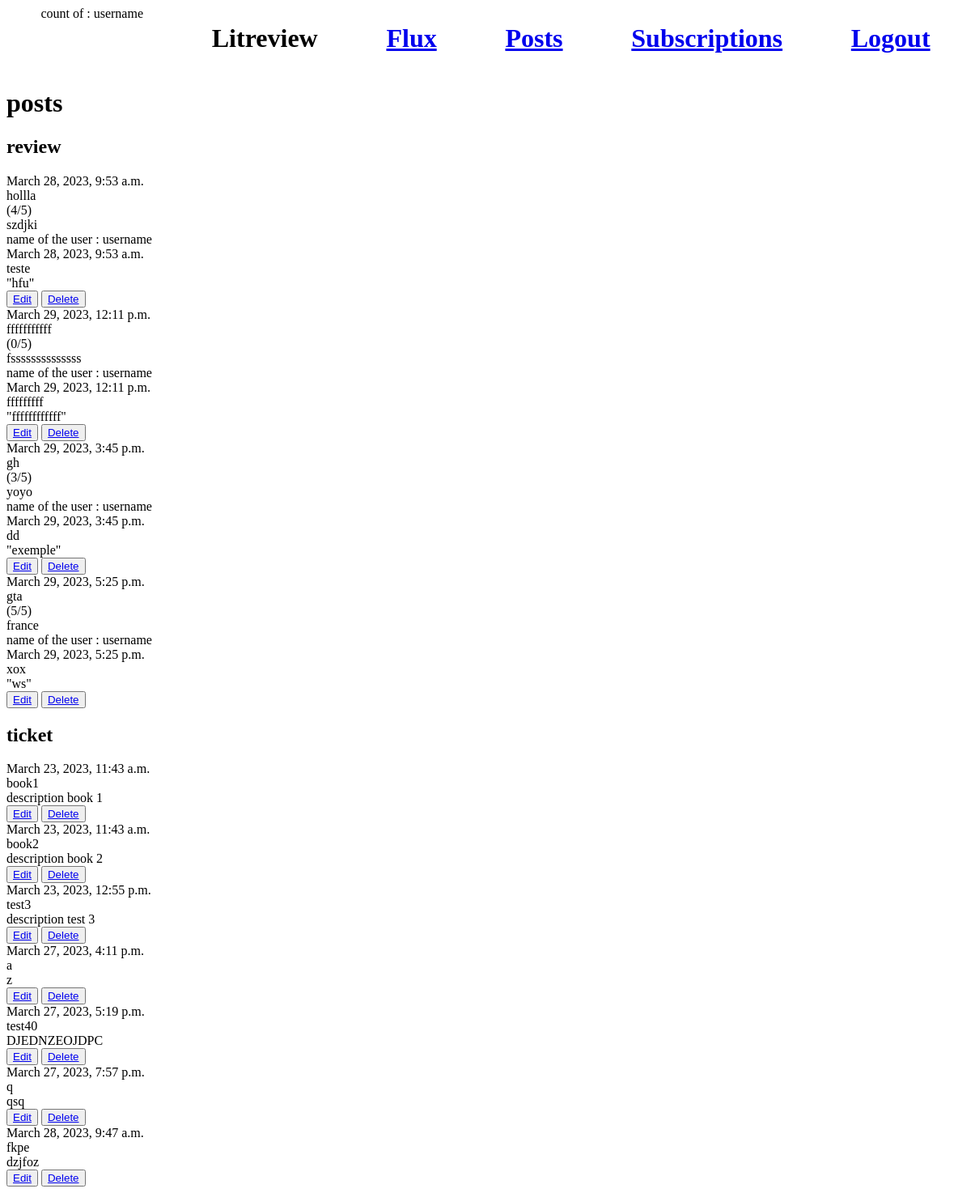
The page /dashboard/posts (signed in) on the database as committed earlier.
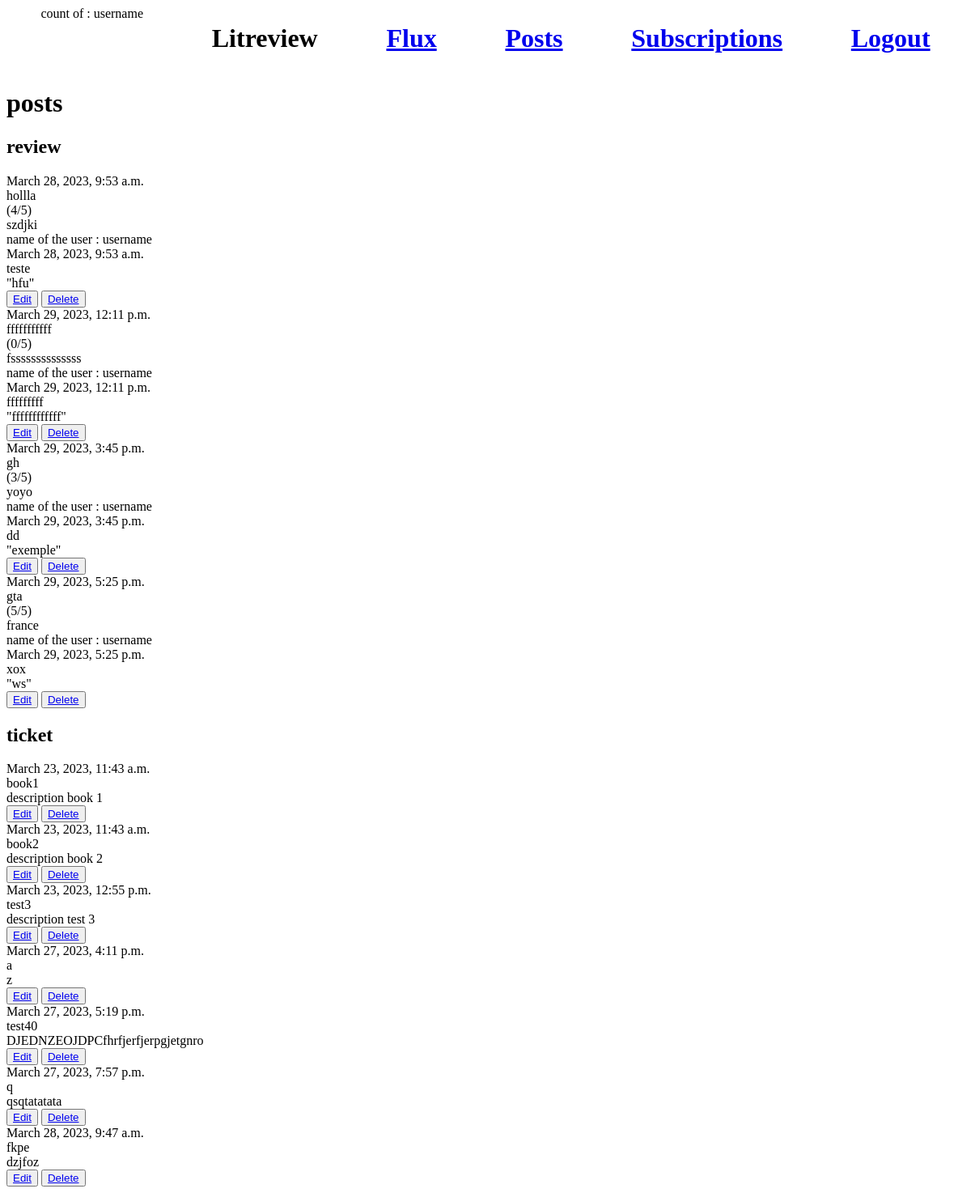
The same page on the database as committed later.
### reviews/models.py (models this page shows, shortened)
class Ticket(models.Model):
    title = models.CharField(max_length=128)
    slug = models.SlugField(max_length=128)
    description = models.TextField(max_length=2048, blank=True)
    user = models.ForeignKey(to=settings.AUTH_USER_MODEL, on_delete=models.CASCADE)
    image = models.ImageField(null=True, blank=True, upload_to='images')
    time_created = models.DateTimeField(auto_now_add=True)

### reviews/views.py (the view)
# urls.py: path("posts", posts, name="reviews-posts"),
def posts(request):
    list_review_ticket_id =[]
    ticket_no_comment = []
    review = Review.objects.filter(user=request.user)
    for i in range(len(review)):
        a = review[i].ticket_id
        list_review_ticket_id.append(a)
    tickets = Ticket.objects.filter(user=request.user)
    for tick in tickets:
        if tick.id not in list_review_ticket_id:
            ticket_no_comment.append(tick)
    return render(request, "reviews/posts.html", context ={"review":review, "ticket":ticket_no_comment})

### accounts/models.py (called while the page is built)
    def __str__(self):
        return (f"name of the user :  {self.username}")

### reviews/templates/reviews/posts.html
{% extends 'base.html' %}
{% block content %}
    <h1>posts</h1>
    <h2>review</h2>
    {% for post in review %}
    <article>
        <div>{{ post.time_created }}</div>
        <div>{{ post.headline }}</div>
        <div>({{ post.rating }}/5)</div>
        <div>{{ post.body }}</div>
        <div>{{ post.ticket.user }}</div>
        <div>{{ post.ticket.time_created }}</div>
        <div>{{ post.ticket.title }}</div>
        <div>"{{ post.ticket.description }}"</div>
        <button><a href="{% url 'review-edit' post.id %}" type="submit">Edit</a></button>
        <button><a href="{% url 'review-delete' post.id %}" type="submit">Delete</a></button>
    </article>
    {% endfor %}
    <h2>ticket</h2>
    {% for post in ticket %}
    <article>
        <div>{{ post.time_created }}</div>
        <div>{{ post.title }}</div>
        <div>{{ post.description }}</div>
        <button><a href="{% url 'ticket-edit' post.id %}" type="submit">Edit</a></button>
        <button><a href="{% url 'ticket-delete' post.id %}" type="submit">Delete</a></button>
    </article>
    {% endfor %}
{% endblock %}

Rows that differ between the two databases and show on the page:
changed Ticket "test40": description "DJEDNZEOJDPC" → "DJEDNZEOJDPCfhrfjerfjerpgjetgnro"
changed Ticket: description "qsq" → "qsqtatatata"
